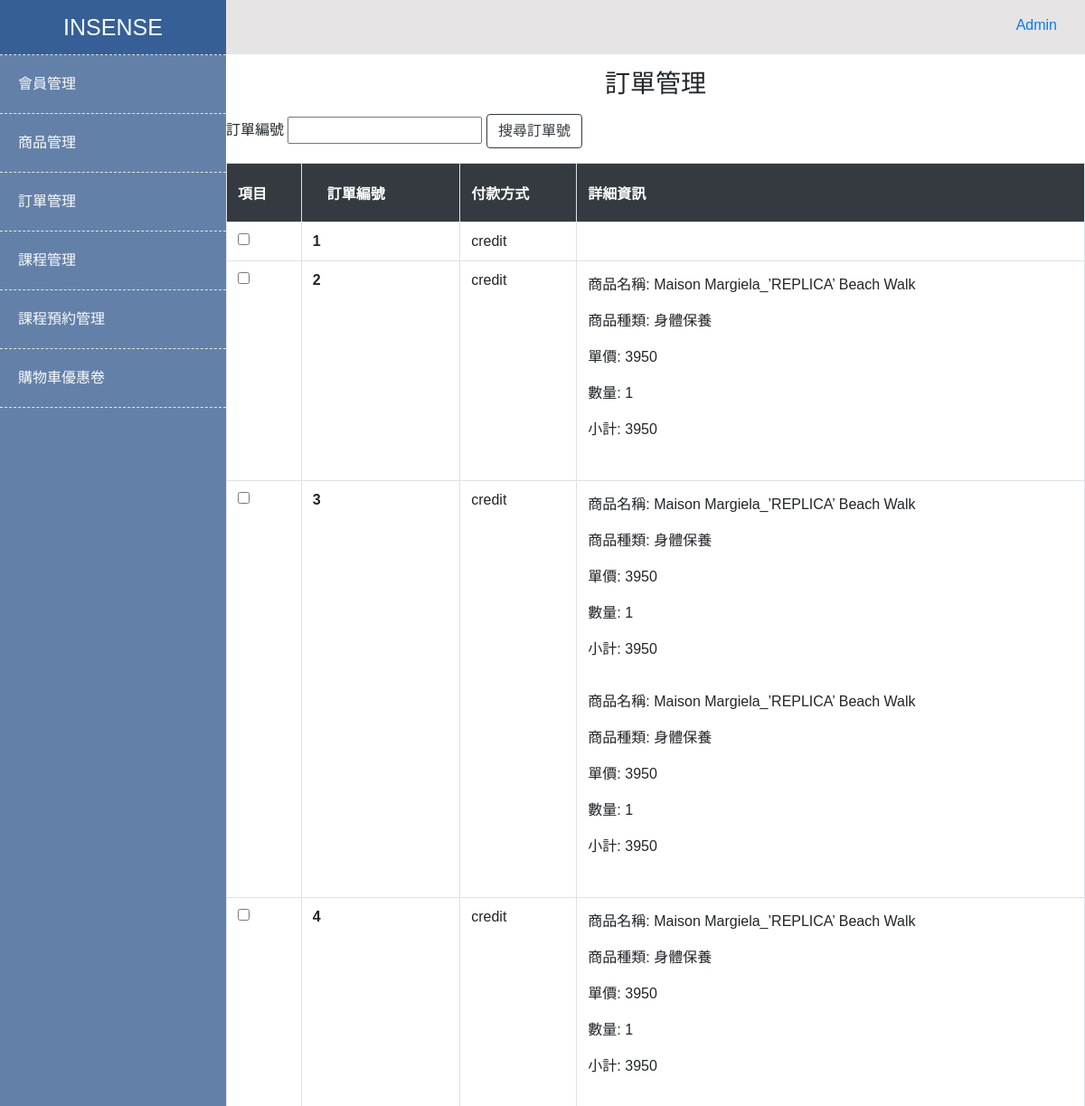
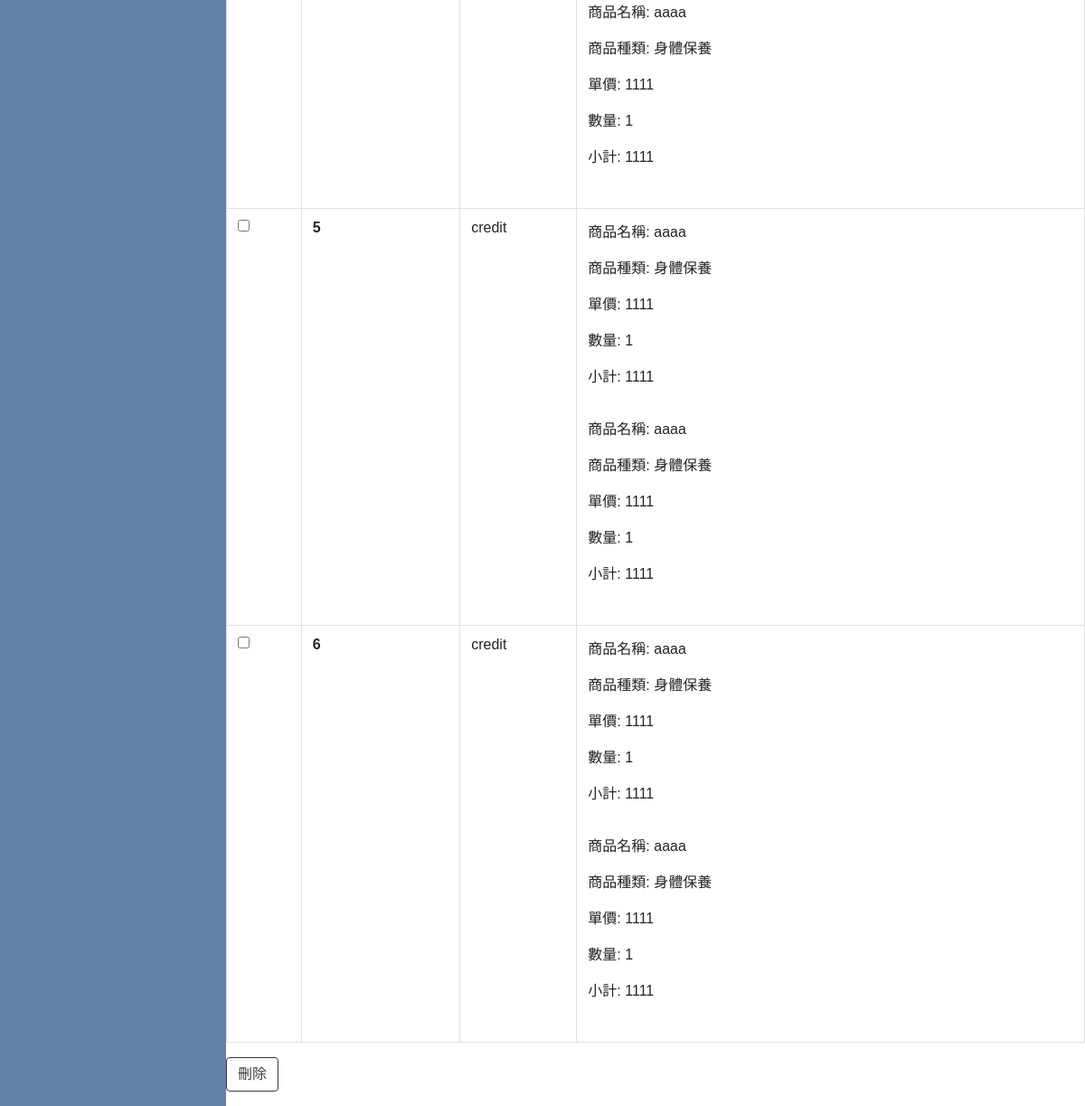
/admin/Insense/backStage/checkSearch.php (signed in), run on an earlier commit of the app's database (2 pictures, top to bottom).
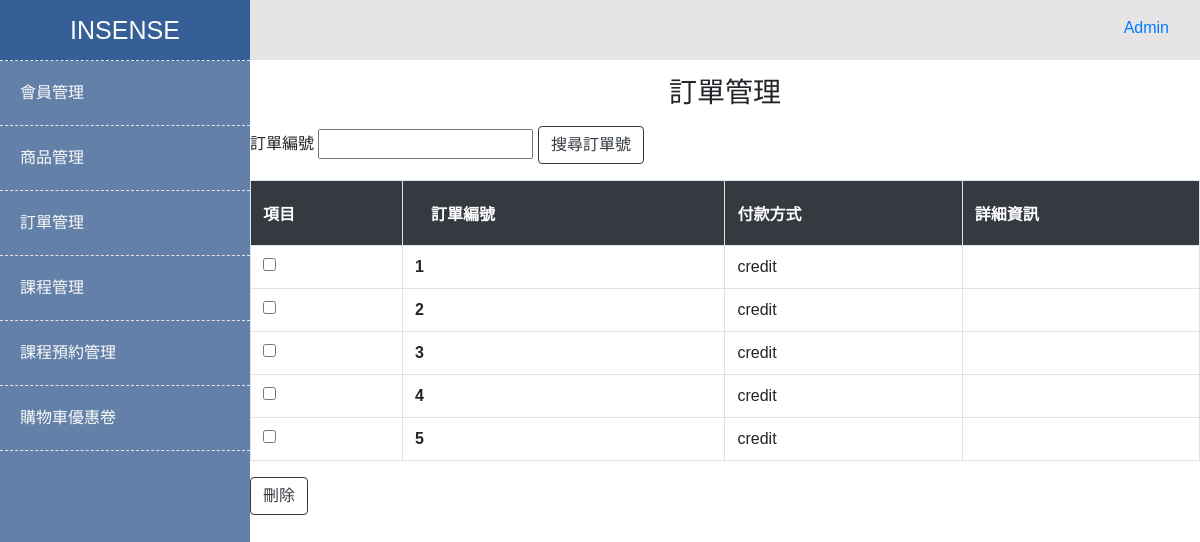
And on a later commit of the database.
### tables this page shows
CREATE TABLE `orders` (
  `orderId` int(11) NOT NULL COMMENT '流水號',
  `orderCode` varchar(100) NOT NULL COMMENT '訂單編號',
  `username` varchar(50) DEFAULT NULL COMMENT '使用者帳號',
  `orderPrice` int(100) DEFAULT NULL,
  `orderStatus` varchar(100) DEFAULT NULL COMMENT '訂單狀態',
  `paymentTypeId` int(11) DEFAULT NULL COMMENT '付款方式',
  `couponId` varchar(10) DEFAULT NULL COMMENT '優惠券編號',
  `created_at` datetime NOT NULL DEFAULT CURRENT_TIMESTAMP COMMENT '新增時間',
  `updated_at` datetime NOT NULL DEFAULT CURRENT_TIMESTAMP ON UPDATE CURRENT_TIMESTAMP COMMENT '更新時間'
);

CREATE TABLE `payment_types` (
  `paymentTypeId` int(11) NOT NULL COMMENT '流水號',
  `paymentTypeName` varchar(100) DEFAULT NULL COMMENT '付款方式名稱',
  `paymentTypeImg` varchar(100) DEFAULT NULL COMMENT '付款方式圖片名稱',
  `created_at` datetime NOT NULL DEFAULT CURRENT_TIMESTAMP COMMENT '新增時間',
  `updated_at` datetime NOT NULL DEFAULT CURRENT_TIMESTAMP ON UPDATE CURRENT_TIMESTAMP COMMENT '更新時間'
);

### admin/Insense/backStage/checkSearch.php (the view, shortened to what this page needs)
<?php
require_once('../templates/header.php');
require_once('../templates/leftSideBar.php');
require_once('../templates/rightContainer.php');
?>
<h3 class="pt-2 pb-2 d-flex justify-content-center">訂單管理</h3>
<form name="myForm" method="POST" action="./checkSearch.php">
  訂單編號 <input type="text" name="checkSearch" required>
  <tr>
    <td class="border" colspan="2"><button class="btn btn-outline-dark" type="submit" name="smb_add">搜尋訂單號</button>
    </td>
  </tr>
</form>
<form name="myForm" method="POST" action="./deleteCheck.php">
  <table class="border table table-hover">
    <thead class="thead-dark">
      <tr>
        <th scope="col" class="border">
          <div class="py-2 text-uppercase">項目</div>
        </th>
        <th scope="col" class="border">
          <div class="p-2 px-3 text-uppercase">訂單編號</div>
        </th>
        <th scope="col" class="border">
          <div class="py-2 text-uppercase">付款方式</div>
        </th>
        <th scope="col" class="border">
          <div class="py-2 text-uppercase">詳細資訊</div>
        </th>
      </tr>
    </thead>
    <tbody>
      <?php
      $string = $_POST['checkSearch'];
      $sqlOrder = "SELECT `orders`.`orderId`,`orders`.`created_at`,`orders`.`updated_at`,`payment_types`.`paymentTypeName`
                      FROM `orders` INNER JOIN `payment_types`
                      ON `orders`.`paymentTypeId` = `payment_types`.`paymentTypeId`
                        WHERE `orderId` LIKE '%{$string}%'
                      ORDER BY `orders`.`orderId`";
      $stmtOrder = $pdo->prepare($sqlOrder);
      $stmtOrder->execute();
      if ($stmtOrder->rowCount() > 0) {
        $arrOrders = $stmtOrder->fetchAll(PDO::FETCH_ASSOC);
        for ($i = 0; $i < count($arrOrders); $i++) {
      ?>
          <tr>
            <td class="border">
              <input type="checkbox" name="chk[]" class="check" value="<?php echo $arrOrders[$i]["orderId"]; ?>" />
            </td>
            <th scope="row" class="border"><?php echo $arrOrders[$i]["orderId"] ?>
            </th>
            <td class="border"><?php echo $arrOrders[$i]["paymentTypeName"] ?>
            </td>
            <td class="border">
              <?php
              $sqlItemList = "SELECT `item_lists`.`checkPrice`,`item_lists`.`checkQty`,`item_lists`.`checkSubtotal`,
                                  `items`.`itemName`,`categories`.`categoryName`
                                      FROM `item_lists`
                                      INNER JOIN `items`
                                      ON `item_lists`.`itemId` = `items`.`itemId`
                                      INNER JOIN `categories`
                                      ON `items`.`itemCategoryId` = `categories`.`categoryId`
                                      WHERE `item_lists`.`orderId` = ?
                                      ORDER BY `item_lists`.`itemListId` ASC";
              $stmtItemList = $pdo->prepare($sqlItemList);
              $arrParamItemList = [
                $arrOrders[$i]["orderId"]
              ];
              $stmtItemList->execute($arrParamItemList);
              if ($stmtItemList->rowCount() > 0) {
                $arrItemList = $stmtItemList->fetchAll(PDO::FETCH_ASSOC);
                for ($j = 0; $j < count($arrItemList); $j++) {
              ?>
                  <p>商品名稱: <?php echo $arrItemList[$j]["itemName"] ?></p>
                  <p>商品種類: <?php echo $arrItemList[$j]["categoryName"] ?></p>
                  <p>單價: <?php echo $arrItemList[$j]["checkPrice"] ?></p>
                  <p>數量: <?php echo $arrItemList[$j]["checkQty"] ?></p>
                  <p>小計: <?php echo $arrItemList[$j]["checkSubtotal"] ?></p>
                  <br />
              <?php
                }
              }
              ?>
            </td>
          </tr>
      <?php
        }
      }
      ?>
    </tbody>
  </table>
  <form name="myForm" method="GET" action="./Alldelete.php">
    <td class="border" colspan="2"><button class="btn btn-outline-dark" type="submit" name="smb_add">刪除</button>
    </td>
  </form>
  </div>
<?php
require_once('../templates/footer.php');
?>

What changed in the data, as far as the page shows it:
removed orders: orderId "6", paymentTypeId.paymentTypeName "credit", itemName "aaaa", categoryName "身體保養", checkPrice "1111", checkQty "1", checkSubtotal "1111"
Also different on the page:
list line gone: "商品名稱: Maison Margiela_’REPLICA’ Beach Walk 商品種類: 身體保養 單價: 3950 數量: 1 小計: 3950"
list line gone: "商品名稱: aaaa 商品種類: 身體保養 單價: 1111 數量: 1 小計: 1111"
